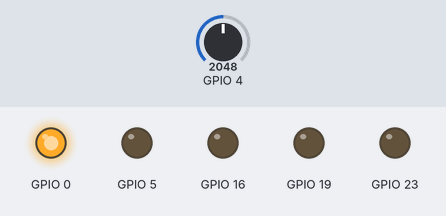
Recording of a sketch running on a simulated ESP32. Shown: output pins drawn as LEDs (lit = HIGH). The inputs (shaded band) are chosen by the test bench; at power-on: GPIO 4 = 2048.

Above: at 1.2 s.
1.3 s: GPIO 4 set to 2341
2.8 s: GPIO 4 set to 2455
At 4.0 s:
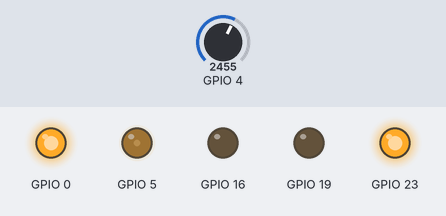
4.3 s: GPIO 4 set to 2047
At 5.1 s:
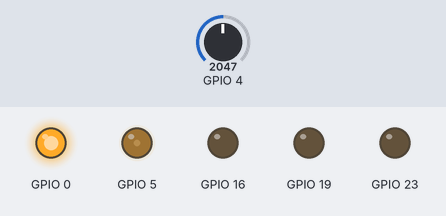
5.8 s: GPIO 4 set to 1657
7.3 s: GPIO 4 set to 1554
At 8.6 s:
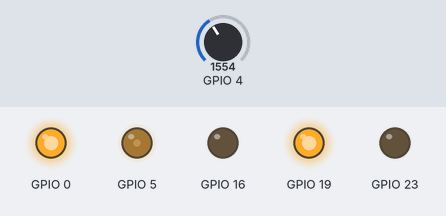
Timing chart, 0 to 9.8 s (numbered marks = the images above; inputs shaded):
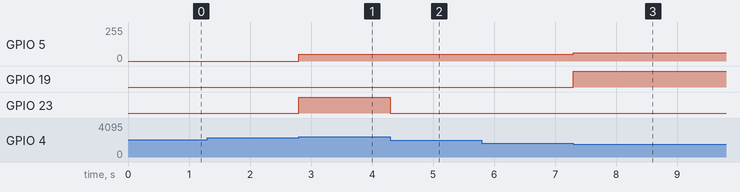

The sketch:

Fan_control_with_pot.ino
```cpp
void setup() {
  ledcSetup(0, 1000, 8); ledcAttachPin(5, 0);
  pinMode(19, OUTPUT); pinMode(23, OUTPUT);
  pinMode(0, OUTPUT); pinMode(16, OUTPUT);
  digitalWrite(0, 1); digitalWrite(16, 0);
}
void loop() {
  int p = analogRead(4);
  p = map(p, 0, 4095, 0, 511);
  if (p < 200) {
    digitalWrite(19, 1); digitalWrite(23, 0);
    ledcWrite(0, 256 - p);
  }
  else if (p > 300) {
    digitalWrite(19, 0); digitalWrite(23, 1);
    ledcWrite(0, p - 256);
  }
  else {
    digitalWrite(19, 0); digitalWrite(23, 0);
  }
}
```

Measured:
- the behaviour switches between 2412 and 2413 on GPIO 4 (found by bisection; images 0 and 1)
- the behaviour switches between 1603 and 1602 on GPIO 4 (found by bisection; images 2 and 3)
- after the input at 1.3 s, every drawn part: stays the same
- after the input at 2.8 s, GPIO 5: 0/255 → 50/255 at once; GPIO 23: LOW → HIGH at once
- after the input at 4.3 s, GPIO 23: HIGH → LOW at once
- after the input at 5.8 s, every drawn part: stays the same
- after the input at 7.3 s, GPIO 5: 50/255 → 63/255 at once; GPIO 19: LOW → HIGH at once
